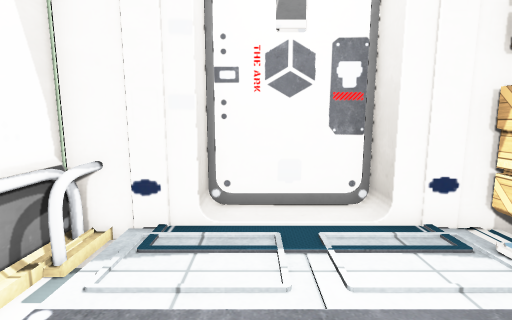
[1] (above)

14 first-person views from a walk through a 3-D level made in the Unity game engine. The camera is 1.2 m above the floor, tilts 8° down and sees 85° across. The floor is counted in squares, 0.45 m on a side. Each view is taken from the middle of a square. On the plan, view 1 faces up. The plan holds only what a view shows up to about 19 squares ahead; the rest is blank. The place goes on beyond the plan. The player is left out. Some animated figures are not drawn. Some surface patterns are stand-ins.

[2]
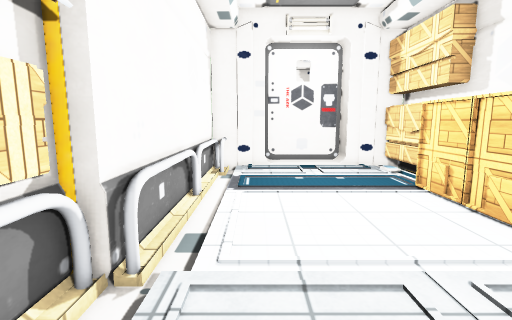

[3]
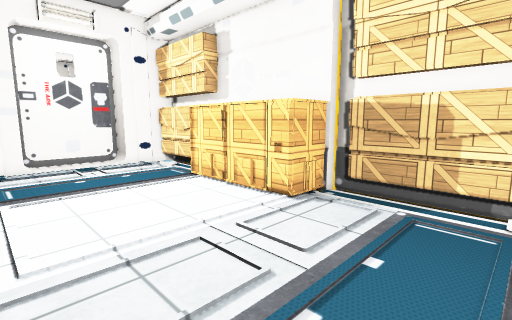

[4]
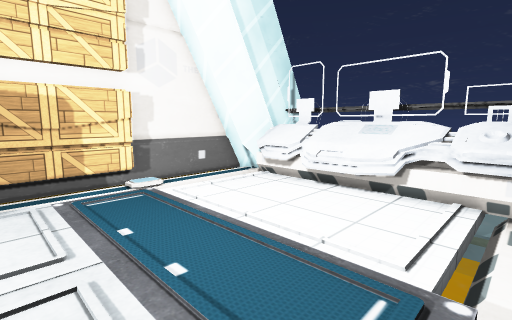

[5]
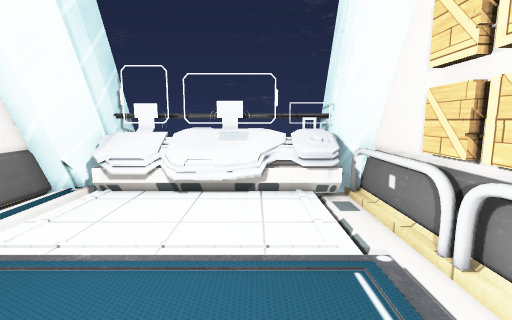

[6]
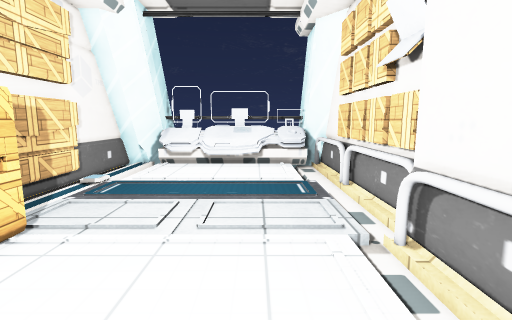

[7]
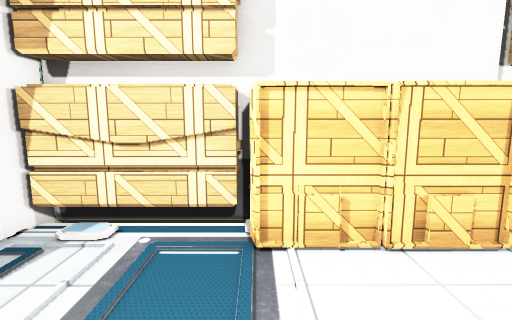

[8]
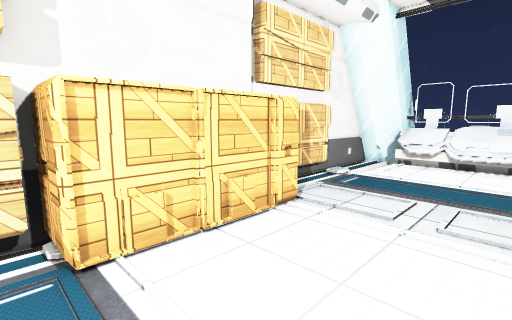

[9]
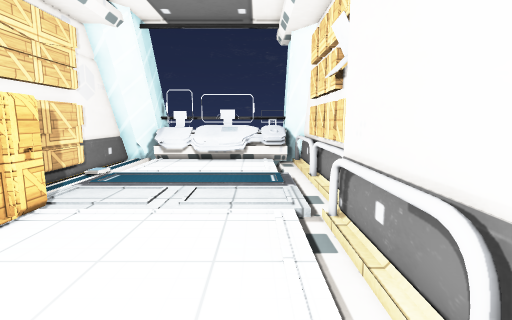

[10]
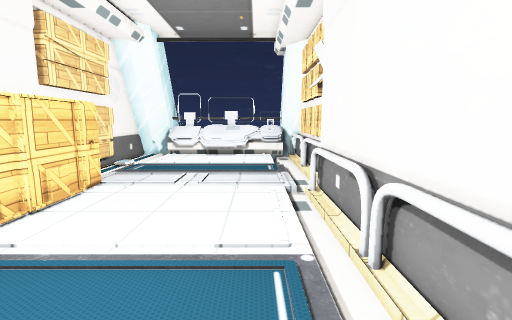

[11]
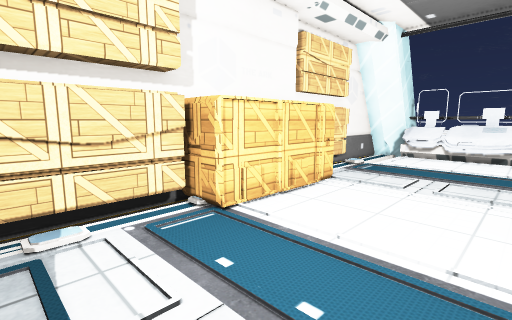

[12]
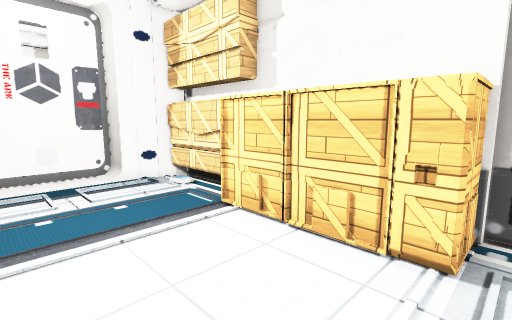

[13]
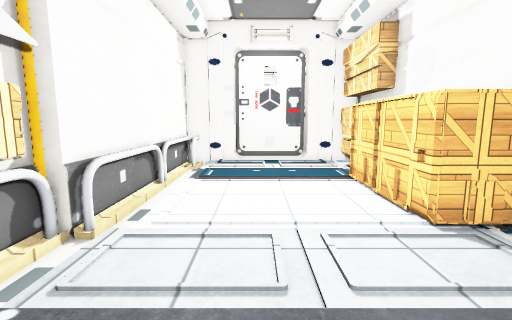

[14]
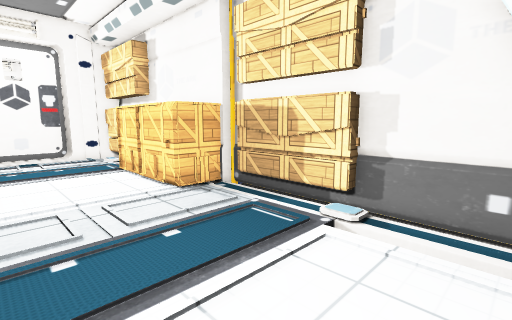

### Floor plan
Key: @ floor where view 1 was taken; # wall or solid block; . main floor; - floor 0.25 m lower than the main floor; _ floor 0.75 m lower than the main floor; / step, stairs or slope; = window, fence, low wall or low ledge; ^ raised ledge; v drop or lower ground; O other object.
Columns run from 5 left of view 1 to 7 right of it. Each row starts with its distance up from view 1.
  8     OOOOO#
  7 #####... ##OO
  6 #^/........OO
  5 #=/........OO
  4 #=/..._....OO
  3 #=/........OO
  2 #=/........OO
  1 #=/......OOO#
  0 #=/..@...OO #
 -1 #=/......OO #
 -2 #=/......OO #
 -3 #=/......OO #
 -4 #=/......O  #
 -5 #=/......OOO#
 -6 #-...._.....#
 -7 O-...._.....O
 -8 O-...._.....O
 -9 #-..........O
-10 #-..........O
-11 #-..........O
-12 #-v.......v^^
-13 #^v.......v^^
-14 =^v.......v^^
-15 #^v.......v^#
-16 ##^^^^^^^^^##
-17 ###^^^^^^^###
-18 ============

Positions as (right, up) in squares from view 1, and headings:
1: (0, 0), facing up
2: (-2, -10), facing up
3: (-3, -11), facing up-right
4: (-4, -7), facing down-right
5: (-1, -6), facing down
6: (-1, 1), facing down
7: (-1, 1), facing right
8: (-1, 2), facing down-right
9: (-2, 3), facing down
10: (-2, 6), facing down
11: (-2, 6), facing down-right
12: (-1, -6), facing up-right
13: (0, -12), facing up
14: (-1, -15), facing up-right
